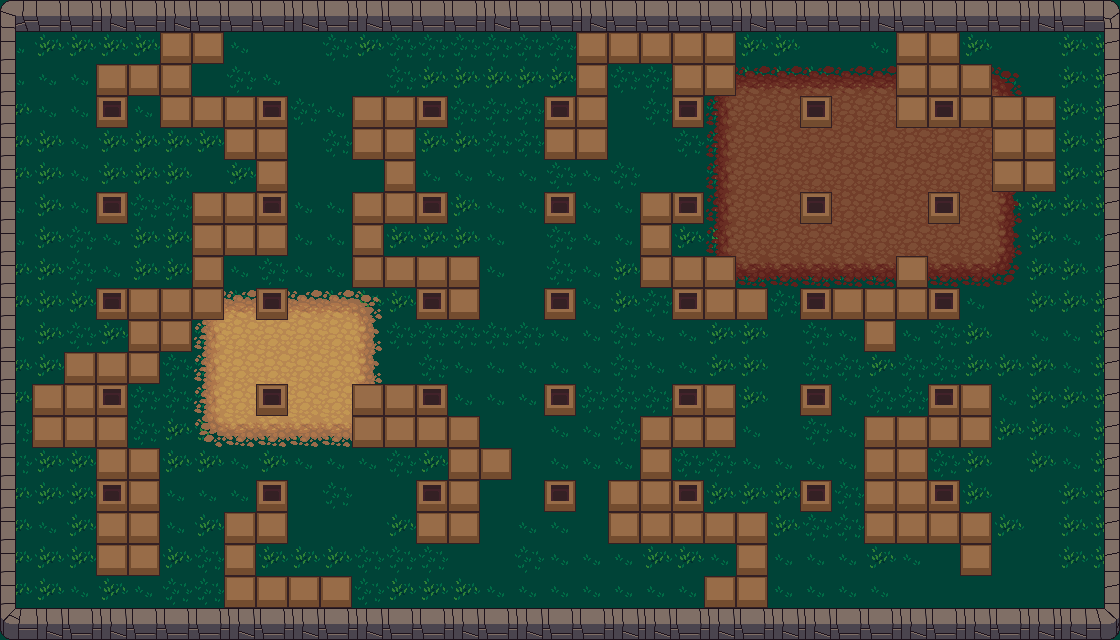

Rendered tile map (Tiled .tmx) drawn with the repository's tilesets; below, a short description and the full map source, tile grids included:
An orthogonal 35x20 tile map with 32x32 px tiles, 3 tile layers (Tile Layer 1, Tile Layer 3, Tile Layer 2), 2 tilesets.

<map version="1.5" tiledversion="1.7.2" orientation="orthogonal" renderorder="right-down" width="35" height="20" tilewidth="32" tileheight="32" infinite="0" nextlayerid="12" nextobjectid="1">
 <tileset firstgid="1" source="terrain_atlas.tsx" />
 <tileset firstgid="1025" source="base_out_atlas.tsx" />
 <layer id="1" name="Tile Layer 1" width="35" height="20">
  <data encoding="csv">
937,937,937,937,937,937,935,935,935,935,935,935,935,935,935,935,935,935,935,935,935,935,935,935,935,935,935,935,935,935,935,935,935,935,935,
937,935,935,935,935,937,872,937,872,872,936,935,936,936,936,936,936,936,936,935,935,937,935,935,935,872,872,937,935,937,935,872,872,935,935,
937,937,937,937,937,937,872,936,937,872,872,872,936,935,935,935,935,935,935,936,936,937,935,935,935,935,872,872,872,937,937,937,872,935,935,
935,937,937,937,937,937,872,872,936,936,937,872,872,936,936,936,936,936,936,872,936,936,936,872,872,936,936,936,936,936,935,935,872,935,935,
935,935,937,935,935,935,935,872,872,872,936,937,935,935,935,936,936,936,935,872,872,936,936,936,872,872,935,935,872,937,937,935,935,935,935,
935,935,937,935,935,935,872,935,936,872,872,872,872,937,937,937,937,936,937,936,872,872,936,937,937,872,872,872,872,936,936,935,935,935,935,
937,935,937,937,936,936,872,935,936,937,937,937,937,872,935,937,937,937,937,937,935,872,872,936,937,935,937,936,936,936,936,935,935,935,935,
937,935,936,937,935,935,935,937,937,937,937,935,935,935,935,937,872,936,937,937,935,935,935,936,937,936,936,936,936,936,937,872,935,937,937,
935,935,936,937,935,935,937,937,936,937,937,935,935,935,935,937,872,936,937,935,935,936,936,936,937,936,935,935,936,937,937,872,935,935,937,
935,935,935,937,936,937,937,936,935,937,935,935,935,935,872,872,872,937,937,935,936,936,936,936,936,872,872,872,937,937,937,872,935,935,935,
937,935,936,935,937,937,936,936,937,937,936,872,936,936,936,936,936,937,937,936,937,937,935,935,872,936,937,937,937,936,935,872,937,937,935,
935,935,936,937,937,936,936,937,937,936,936,872,872,936,937,937,937,937,937,936,937,937,935,935,872,936,936,935,936,936,935,935,935,937,935,
935,935,935,937,936,936,936,937,936,936,936,935,872,872,937,937,937,936,936,936,936,936,935,935,872,937,937,936,936,936,935,937,935,935,935,
936,937,935,872,936,935,935,872,935,935,935,935,937,872,872,872,872,937,937,936,936,936,936,937,872,936,937,937,936,936,935,935,935,937,935,
936,935,935,872,935,935,935,937,935,937,937,937,936,935,935,935,872,937,937,937,935,936,936,937,937,937,937,937,937,936,935,872,935,937,935,
935,935,935,872,872,937,937,937,872,872,936,872,872,937,937,872,872,937,872,872,937,937,935,935,935,935,936,937,937,936,935,872,872,935,935,
935,937,935,935,935,937,935,936,936,872,872,872,935,872,872,872,937,937,872,872,872,872,872,937,935,936,936,936,937,936,935,935,872,935,935,
935,935,935,935,935,935,936,936,935,935,935,936,936,936,872,872,936,937,937,937,935,935,937,937,937,937,937,935,937,872,872,872,872,935,935,
935,935,937,935,937,936,936,936,936,936,936,936,935,935,935,937,937,937,937,937,937,937,872,872,937,937,937,937,872,872,872,872,872,872,872,
935,935,935,935,935,936,936,936,935,935,935,935,935,935,935,937,936,935,935,935,935,935,872,872,937,937,937,935,872,872,872,936,935,935,935
</data>
 </layer>
 <layer id="8" name="Tile Layer 3" width="35" height="20">
  <data encoding="csv">
0,0,0,0,0,0,0,0,0,0,0,0,0,0,0,0,0,0,0,0,0,0,0,0,0,0,0,0,0,0,0,0,0,0,0,
0,0,0,0,0,0,0,0,0,0,0,0,0,0,0,0,0,0,0,0,0,0,0,0,0,0,0,0,0,0,0,0,0,0,0,
0,0,0,0,0,0,0,0,0,0,0,0,0,0,0,0,0,0,0,0,0,0,900,901,901,901,901,901,901,901,901,902,0,0,0,
0,0,0,0,0,0,0,0,0,0,0,0,0,0,0,0,0,0,0,0,0,0,932,933,933,933,933,933,933,933,933,934,0,0,0,
0,0,0,0,0,0,0,0,0,0,0,0,0,0,0,0,0,0,0,0,0,0,932,933,933,933,933,933,933,933,933,934,0,0,0,
0,0,0,0,0,0,0,0,0,0,0,0,0,0,0,0,0,0,0,0,0,0,932,933,933,933,933,933,933,933,933,934,0,0,0,
0,0,0,0,0,0,0,0,0,0,0,0,0,0,0,0,0,0,0,0,0,0,932,933,933,933,933,933,933,933,933,934,0,0,0,
0,0,0,0,0,0,0,0,0,0,0,0,0,0,0,0,0,0,0,0,0,0,932,933,933,933,933,933,933,933,933,934,0,0,0,
0,0,0,0,0,0,0,0,0,0,0,0,0,0,0,0,0,0,0,0,0,0,964,965,965,965,965,965,965,965,965,966,0,0,0,
0,0,0,0,0,0,80,81,81,81,81,82,0,0,0,0,0,0,0,0,0,0,0,0,0,0,0,0,0,0,0,0,0,0,0,
0,0,0,0,0,0,112,113,113,113,113,114,0,0,0,0,0,0,0,0,0,0,0,0,0,0,0,0,0,0,0,0,0,0,0,
0,0,0,0,0,0,112,113,113,113,113,114,0,0,0,0,0,0,0,0,0,0,0,0,0,0,0,0,0,0,0,0,0,0,0,
0,0,0,0,0,0,112,113,113,113,113,114,0,0,0,0,0,0,0,0,0,0,0,0,0,0,0,0,0,0,0,0,0,0,0,
0,0,0,0,0,0,144,145,145,145,145,146,0,0,0,0,0,0,0,0,0,0,0,0,0,0,0,0,0,0,0,0,0,0,0,
0,0,0,0,0,0,0,0,0,0,0,0,0,0,0,0,0,0,0,0,0,0,0,0,0,0,0,0,0,0,0,0,0,0,0,
0,0,0,0,0,0,0,0,0,0,0,0,0,0,0,0,0,0,0,0,0,0,0,0,0,0,0,0,0,0,0,0,0,0,0,
0,0,0,0,0,0,0,0,0,0,0,0,0,0,0,0,0,0,0,0,0,0,0,0,0,0,0,0,0,0,0,0,0,0,0,
0,0,0,0,0,0,0,0,0,0,0,0,0,0,0,0,0,0,0,0,0,0,0,0,0,0,0,0,0,0,0,0,0,0,0,
0,0,0,0,0,0,0,0,0,0,0,0,0,0,0,0,0,0,0,0,0,0,0,0,0,0,0,0,0,0,0,0,0,0,0,
0,0,0,0,0,0,0,0,0,0,0,0,0,0,0,0,0,0,0,0,0,0,0,0,0,0,0,0,0,0,0,0,0,0,0
</data>
 </layer>
 <layer id="6" name="Tile Layer 2" width="35" height="20">
  <data encoding="csv">
853,854,854,918,854,918,854,854,854,918,854,918,854,854,854,918,854,854,918,854,854,854,854,918,854,854,854,918,854,854,854,854,918,854,855,
885,0,0,0,0,718,718,0,0,0,0,0,0,0,0,0,0,0,718,718,718,718,718,0,0,0,0,0,718,718,0,0,0,0,887,
885,0,0,718,718,718,0,0,0,0,0,0,0,0,0,0,0,0,718,0,0,718,718,0,0,0,0,0,718,718,718,0,0,0,887,
885,0,0,686,0,718,718,718,686,0,0,718,718,686,0,0,0,686,718,0,0,686,0,0,0,686,0,0,718,686,718,718,718,0,887,
885,0,0,0,0,0,0,718,718,0,0,718,718,0,0,0,0,718,718,0,0,0,0,0,0,0,0,0,0,0,0,718,718,0,887,
885,0,0,0,0,0,0,0,718,0,0,0,718,0,0,0,0,0,0,0,0,0,0,0,0,0,0,0,0,0,0,718,718,0,887,
885,0,0,686,0,0,718,718,686,0,0,718,718,686,0,0,0,686,0,0,718,686,0,0,0,686,0,0,0,686,0,0,0,0,887,
885,0,0,0,0,0,718,718,718,0,0,718,0,0,0,0,0,0,0,0,718,0,0,0,0,0,0,0,0,0,0,0,0,0,887,
885,0,0,0,0,0,718,0,0,0,0,718,718,718,718,0,0,0,0,0,718,718,718,0,0,0,0,0,718,0,0,0,0,0,887,
885,0,0,686,718,718,718,0,686,0,0,0,0,686,718,0,0,686,0,0,0,686,718,718,0,686,718,718,718,686,0,0,0,0,887,
885,0,0,0,718,718,0,0,0,0,0,0,0,0,0,0,0,0,0,0,0,0,0,0,0,0,0,718,0,0,0,0,0,0,887,
885,0,718,718,718,0,0,0,0,0,0,0,0,0,0,0,0,0,0,0,0,0,0,0,0,0,0,0,0,0,0,0,0,0,887,
885,718,718,686,0,0,0,0,686,0,0,718,718,686,0,0,0,686,0,0,0,686,718,0,0,686,0,0,0,686,718,0,0,0,887,
885,718,718,718,0,0,0,0,0,0,0,718,718,718,718,0,0,0,0,0,718,718,718,0,0,0,0,718,718,718,718,0,0,0,887,
885,0,0,718,718,0,0,0,0,0,0,0,0,0,718,718,0,0,0,0,718,0,0,0,0,0,0,718,718,0,0,0,0,0,887,
885,0,0,686,718,0,0,0,686,0,0,0,0,686,718,0,0,686,0,718,718,686,0,0,0,686,0,718,718,686,0,0,0,0,887,
885,0,0,718,718,0,0,718,718,0,0,0,0,718,718,0,0,0,0,718,718,718,718,718,0,0,0,718,718,718,718,0,0,0,887,
885,0,0,718,718,0,0,718,0,0,0,0,0,0,0,0,0,0,0,0,0,0,0,718,0,0,0,0,0,0,718,0,0,0,887,
885,0,0,0,0,0,0,718,718,718,718,0,0,0,0,0,0,0,0,0,0,0,718,718,0,0,0,0,0,0,0,0,0,0,887,
917,918,854,918,854,854,854,918,854,918,854,918,854,854,918,854,918,854,854,918,918,854,918,854,918,918,854,854,918,854,918,854,918,918,919
</data>
 </layer>
</map>
